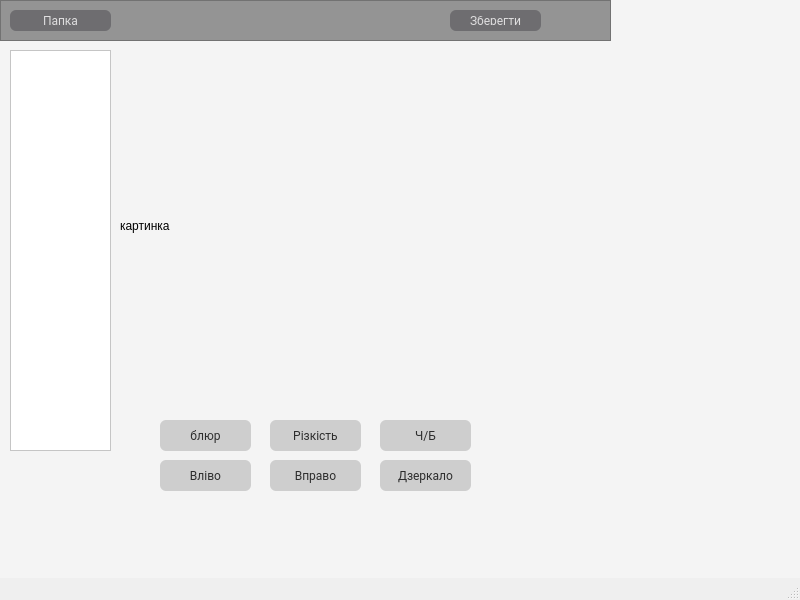
<?xml version="1.0" encoding="UTF-8"?>
<ui version="4.0">
 <class>MainWindow</class>
 <widget class="QMainWindow" name="MainWindow">
  <property name="geometry">
   <rect>
    <x>0</x>
    <y>0</y>
    <width>800</width>
    <height>600</height>
   </rect>
  </property>
  <property name="windowTitle">
   <string>MainWindow</string>
  </property>
  <widget class="QWidget" name="centralwidget">
   <property name="styleSheet">
    <string notr="true">background-color:rgb(244, 244, 244)</string>
   </property>
   <widget class="QListWidget" name="listWidget">
    <property name="geometry">
     <rect>
      <x>10</x>
      <y>50</y>
      <width>101</width>
      <height>401</height>
     </rect>
    </property>
    <property name="styleSheet">
     <string notr="true">background-color:rgb(255, 255, 255)</string>
    </property>
   </widget>
   <widget class="QPushButton" name="left_Button">
    <property name="geometry">
     <rect>
      <x>160</x>
      <y>460</y>
      <width>91</width>
      <height>31</height>
     </rect>
    </property>
    <property name="font">
     <font>
      <family>-apple-system,BlinkMacSystemFont,Roboto,sans-serif</family>
     </font>
    </property>
    <property name="styleSheet">
     <string notr="true">
  display: flex;
  flex-direction: column;
  align-items: center;
  padding: 6px 14px;
  font-family: -apple-system, BlinkMacSystemFont, 'Roboto', sans-serif;
  border-radius: 6px;
  border: none;

  background: rgb(206, 206, 206);
  box-shadow: 0px 0.5px 1px rgba(0, 0, 0, 0.1), inset 0px 0.5px 0.5px rgba(255, 255, 255, 0.5), 0px 0px 0px 0.5px rgba(0, 0, 0, 0.12);
  color: rgb(45, 45, 45);
  user-select: none;
  -webkit-user-select: none;
  touch-action: manipulation;</string>
    </property>
    <property name="text">
     <string>Вліво</string>
    </property>
   </widget>
   <widget class="QPushButton" name="right_Button">
    <property name="geometry">
     <rect>
      <x>270</x>
      <y>460</y>
      <width>91</width>
      <height>31</height>
     </rect>
    </property>
    <property name="font">
     <font>
      <family>-apple-system,BlinkMacSystemFont,Roboto,sans-serif</family>
     </font>
    </property>
    <property name="styleSheet">
     <string notr="true"> display: flex;
  flex-direction: column;
  align-items: center;
  padding: 6px 14px;
  font-family: -apple-system, BlinkMacSystemFont, 'Roboto', sans-serif;
  border-radius: 6px;
  border: none;

  background: rgb(206, 206, 206);
  box-shadow: 0px 0.5px 1px rgba(0, 0, 0, 0.1), inset 0px 0.5px 0.5px rgba(255, 255, 255, 0.5), 0px 0px 0px 0.5px rgba(0, 0, 0, 0.12);
  color: rgb(45, 45, 45);
  user-select: none;
  -webkit-user-select: none;
  touch-action: manipulation;</string>
    </property>
    <property name="text">
     <string>Вправо</string>
    </property>
   </widget>
   <widget class="QPushButton" name="mirror_button">
    <property name="geometry">
     <rect>
      <x>380</x>
      <y>460</y>
      <width>91</width>
      <height>31</height>
     </rect>
    </property>
    <property name="font">
     <font>
      <family>-apple-system,BlinkMacSystemFont,Roboto,sans-serif</family>
     </font>
    </property>
    <property name="styleSheet">
     <string notr="true"> display: flex;
  flex-direction: column;
  align-items: center;
  padding: 6px 14px;
  font-family: -apple-system, BlinkMacSystemFont, 'Roboto', sans-serif;
  border-radius: 6px;
  border: none;

  background: rgb(206, 206, 206);
  box-shadow: 0px 0.5px 1px rgba(0, 0, 0, 0.1), inset 0px 0.5px 0.5px rgba(255, 255, 255, 0.5), 0px 0px 0px 0.5px rgba(0, 0, 0, 0.12);
  color: rgb(45, 45, 45);
  user-select: none;
  -webkit-user-select: none;
  touch-action: manipulation;</string>
    </property>
    <property name="text">
     <string>Дзеркало</string>
    </property>
   </widget>
   <widget class="QPushButton" name="sharpness_button">
    <property name="geometry">
     <rect>
      <x>270</x>
      <y>420</y>
      <width>91</width>
      <height>31</height>
     </rect>
    </property>
    <property name="font">
     <font>
      <family>-apple-system,BlinkMacSystemFont,Roboto,sans-serif</family>
     </font>
    </property>
    <property name="styleSheet">
     <string notr="true"> display: flex;
  flex-direction: column;
  align-items: center;
  padding: 6px 14px;
  font-family: -apple-system, BlinkMacSystemFont, 'Roboto', sans-serif;
  border-radius: 6px;
  border: none;

  background: rgb(206, 206, 206);
  box-shadow: 0px 0.5px 1px rgba(0, 0, 0, 0.1), inset 0px 0.5px 0.5px rgba(255, 255, 255, 0.5), 0px 0px 0px 0.5px rgba(0, 0, 0, 0.12);
  color: rgb(45, 45, 45);
  user-select: none;
  -webkit-user-select: none;
  touch-action: manipulation;</string>
    </property>
    <property name="text">
     <string>Різкість</string>
    </property>
   </widget>
   <widget class="QPushButton" name="BlackWhite_button">
    <property name="geometry">
     <rect>
      <x>380</x>
      <y>420</y>
      <width>91</width>
      <height>31</height>
     </rect>
    </property>
    <property name="font">
     <font>
      <family>-apple-system,BlinkMacSystemFont,Roboto,sans-serif</family>
     </font>
    </property>
    <property name="styleSheet">
     <string notr="true"> display: flex;
  flex-direction: column;
  align-items: center;
  padding: 6px 14px;
  font-family: -apple-system, BlinkMacSystemFont, 'Roboto', sans-serif;
  border-radius: 6px;
  border: none;

  background: rgb(206, 206, 206);
  box-shadow: 0px 0.5px 1px rgba(0, 0, 0, 0.1), inset 0px 0.5px 0.5px rgba(255, 255, 255, 0.5), 0px 0px 0px 0.5px rgba(0, 0, 0, 0.12);
  color: rgb(45, 45, 45);
  user-select: none;
  -webkit-user-select: none;
  touch-action: manipulation;</string>
    </property>
    <property name="text">
     <string>Ч/Б</string>
    </property>
   </widget>
   <widget class="QLabel" name="label">
    <property name="geometry">
     <rect>
      <x>120</x>
      <y>50</y>
      <width>391</width>
      <height>351</height>
     </rect>
    </property>
    <property name="text">
     <string>картинка</string>
    </property>
   </widget>
   <widget class="QPushButton" name="blur_button">
    <property name="geometry">
     <rect>
      <x>160</x>
      <y>420</y>
      <width>91</width>
      <height>31</height>
     </rect>
    </property>
    <property name="font">
     <font>
      <family>-apple-system,BlinkMacSystemFont,Roboto,sans-serif</family>
     </font>
    </property>
    <property name="styleSheet">
     <string notr="true"> display: flex;
  flex-direction: column;
  align-items: center;
  padding: 6px 14px;
  font-family: -apple-system, BlinkMacSystemFont, 'Roboto', sans-serif;
  border-radius: 6px;
  border: none;

  background: rgb(206, 206, 206);
  box-shadow: 0px 0.5px 1px rgba(0, 0, 0, 0.1), inset 0px 0.5px 0.5px rgba(255, 255, 255, 0.5), 0px 0px 0px 0.5px rgba(0, 0, 0, 0.12);
  color: rgb(45, 45, 45);
  user-select: none;
  -webkit-user-select: none;
  touch-action: manipulation;</string>
    </property>
    <property name="text">
     <string>блюр</string>
    </property>
   </widget>
   <widget class="QFrame" name="frame">
    <property name="geometry">
     <rect>
      <x>0</x>
      <y>0</y>
      <width>611</width>
      <height>41</height>
     </rect>
    </property>
    <property name="styleSheet">
     <string notr="true">background-color:rgb(148, 148, 148)</string>
    </property>
    <property name="frameShape">
     <enum>QFrame::StyledPanel</enum>
    </property>
    <property name="frameShadow">
     <enum>QFrame::Raised</enum>
    </property>
    <widget class="QPushButton" name="papka_button">
     <property name="geometry">
      <rect>
       <x>10</x>
       <y>10</y>
       <width>101</width>
       <height>21</height>
      </rect>
     </property>
     <property name="font">
      <font>
       <family>-apple-system,BlinkMacSystemFont,Roboto,sans-serif</family>
      </font>
     </property>
     <property name="styleSheet">
      <string notr="true">

  display: flex;
  flex-direction: column;
  align-items: center;
  padding: 6px 14px;
  font-family: -apple-system, BlinkMacSystemFont, 'Roboto', sans-serif;
  border-radius: 6px;
  border: none;

  background: #6E6D70;
  box-shadow: 0px 0.5px 1px rgba(0, 0, 0, 0.1), inset 0px 0.5px 0.5px rgba(255, 255, 255, 0.5), 0px 0px 0px 0.5px rgba(0, 0, 0, 0.12);
  color: #DFDEDF;
  user-select: none;
  -webkit-user-select: none;
  touch-action: manipulation;
</string>
     </property>
     <property name="text">
      <string>Папка</string>
     </property>
    </widget>
    <widget class="QPushButton" name="pushButton_8">
     <property name="geometry">
      <rect>
       <x>450</x>
       <y>10</y>
       <width>91</width>
       <height>21</height>
      </rect>
     </property>
     <property name="font">
      <font>
       <family>-apple-system,BlinkMacSystemFont,Roboto,sans-serif</family>
      </font>
     </property>
     <property name="styleSheet">
      <string notr="true"> 
  display: flex;
  flex-direction: column;
  align-items: center;
  padding: 6px 14px;
  font-family: -apple-system, BlinkMacSystemFont, 'Roboto', sans-serif;
  border-radius: 6px;
  border: none;

  background: #6E6D70;
  box-shadow: 0px 0.5px 1px rgba(0, 0, 0, 0.1), inset 0px 0.5px 0.5px rgba(255, 255, 255, 0.5), 0px 0px 0px 0.5px rgba(0, 0, 0, 0.12);
  color: #DFDEDF;
  user-select: none;
  -webkit-user-select: none;
  touch-action: manipulation;
</string>
     </property>
     <property name="text">
      <string>Зберегти</string>
     </property>
    </widget>
   </widget>
   <zorder>frame</zorder>
   <zorder>listWidget</zorder>
   <zorder>left_Button</zorder>
   <zorder>right_Button</zorder>
   <zorder>mirror_button</zorder>
   <zorder>sharpness_button</zorder>
   <zorder>BlackWhite_button</zorder>
   <zorder>label</zorder>
   <zorder>blur_button</zorder>
  </widget>
  <widget class="QMenuBar" name="menubar">
   <property name="geometry">
    <rect>
     <x>0</x>
     <y>0</y>
     <width>800</width>
     <height>21</height>
    </rect>
   </property>
  </widget>
  <widget class="QStatusBar" name="statusbar"/>
 </widget>
 <resources/>
 <connections/>
</ui>
